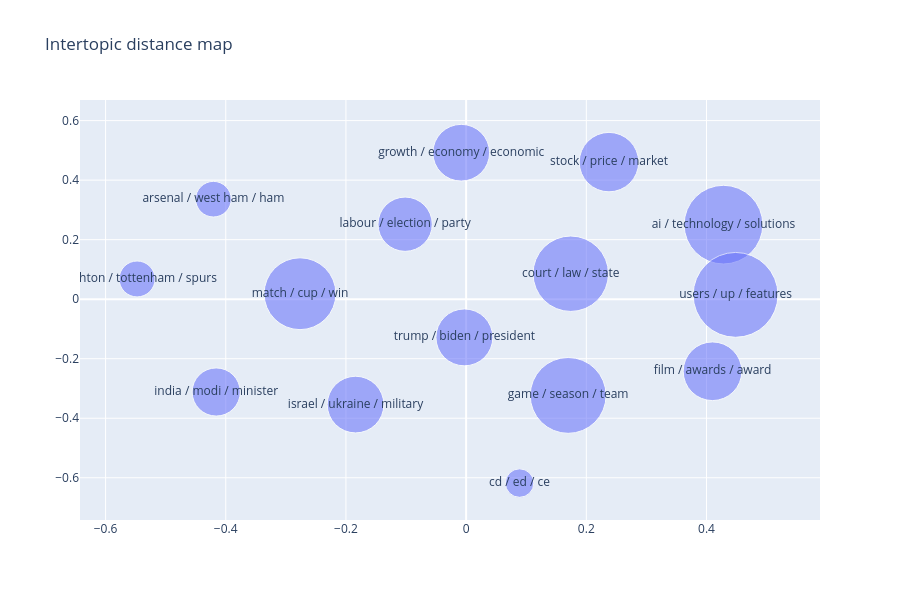

Notebook source saved alongside this figure:
### Code cell
fig = tm.visualize_topics()
fig.show()   # interactive intertopic distance map (bubble size = prevalence)

### Figure 1 — Plotly figure (JSON) as saved in the notebook; plotly's stock layout.template omitted (floating-point values rounded to 4 significant figures)
{"data": [{"customdata": [["growth, economy, economic, prices, market, bank, rate, sales"], ["game, season, team, points, games, win, play, nba"], ["trump, biden, president, donald, donald trump, harris, joe, joe biden"], ["arsenal, west ham, ham, west, arteta, premier league, league, premier"], ["ai, technology, solutions, development, research, data, future, industry"], ["labour, election, party, blair, government, tories, minister, tory"], ["users, up, features, online, google, using, phone, mobile"], ["israel, ukraine, military, russia, war, israeli, gaza, russian"], ["court, law, state, case, federal, justice, police, legal"], ["match, cup, win, england, world, against, final, team"], ["film, awards, award, best, films, actor, music, star"], ["india, modi, minister, prime minister, prime, birthday, pm modi, pm"], ["stock, price, market, trading, investors, shares, stocks, company"], ["brighton, tottenham, spurs, pedro, postecoglou, joao pedro, joao, veliz"], ["cd, ed, ce, ac, fc, fd, cj, ec"]], "hovertemplate": "x=%{x}<br>y=%{y}<br>prevalence=%{marker.size}<br>topic=%{text}<br>words=%{customdata[0]}<extra></extra>", "legendgroup": "", "marker": {"color": "#636efa", "opacity": 0.55, "size": [0.05821, 0.1042, 0.05855, 0.02295, 0.112, 0.05327, 0.1302, 0.05805, 0.1029, 0.09334, 0.06225, 0.04196, 0.06389, 0.02335, 0.01469], "sizemode": "area", "sizeref": 3.617e-05, "symbol": "circle"}, "mode": "markers+text", "name": "", "orientation": "v", "showlegend": false, "text": ["growth / economy / economic", "game / season / team", "trump / biden / president", "arsenal / west ham / ham", "ai / technology / solutions", "labour / election / party", "users / up / features", "israel / ukraine / military", "court / law / state", "match / cup / win", "film / awards / award", "india / modi / minister", "stock / price / market", "brighton / tottenham / spurs", "cd / ed / ce"], "textposition": "middle center", "type": "scatter", "x": [-0.00816, 0.1698, -0.002914, -0.4205, 0.4282, -0.1015, 0.4484, -0.184, 0.1741, -0.2765, 0.41, -0.4159, 0.2377, -0.5476, 0.08893], "xaxis": "x", "y": [0.4921, -0.3232, -0.1284, 0.336, 0.2505, 0.2519, 0.01447, -0.3541, 0.08553, 0.01836, -0.2421, -0.3118, 0.4606, 0.06798, -0.6178], "yaxis": "y"}], "layout": {"height": 600, "legend": {"itemsizing": "constant", "tracegroupgap": 0}, "showlegend": false, "title": {"text": "Intertopic distance map"}, "xaxis": {"anchor": "y", "domain": [0.0, 1.0], "title": {"text": ""}}, "yaxis": {"anchor": "x", "domain": [0.0, 1.0], "title": {"text": ""}}}}
